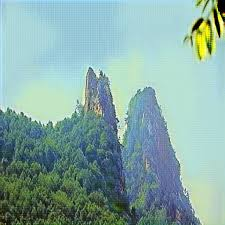
#> input picture Assignment 1/2. Template Matching/hills.jpeg, 225 x 225 px
$ jupyter execute 'Template Matching.ipynb'
#> lines starting #> are read from the running program, lines starting #| are printed output that depends on the picture; after the words box and inside, x2 and y2 are one past the last pixel; in counts of white or black regions, pixels touching at a corner belong together
<h1>Template Matching</h1>
<h2>Question:</h2>
<p>Write a program to find the largest correlation spot in the given image (hills.jpg) using linear filtering- based template matching technique. Draw rectangular bounding box at the detected template (template.png) matched locations. (Use hills.jpeg, template.png images) </p>

[cell 1]
import cv2
import numpy as np
import matplotlib.pyplot as plt

[cell 2]
# Load the images
image = cv2.imread("hills.jpeg")  # Main image
#> image is the input picture: shape (225, 225, 3); mean B, G, R 165.3, 170, 135.4
template = cv2.imread("template.png")  # Template to find
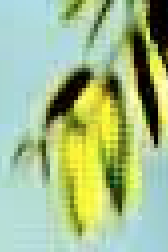
#> input picture Assignment 1/2. Template Matching/template.png, 84 x 126 px (shown 2 times larger)
#> template is the input picture: shape (126, 84, 3); mean B, G, R 140.4, 189.4, 164.4

# Convert to grayscale
gray_image = cv2.cvtColor(image, cv2.COLOR_BGR2GRAY)
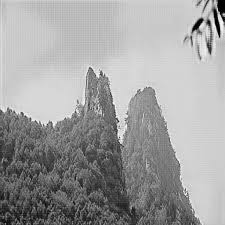
#> gray_image: shape (225, 225); min 0, max 251, mean 159.1
gray_template = cv2.cvtColor(template, cv2.COLOR_BGR2GRAY)
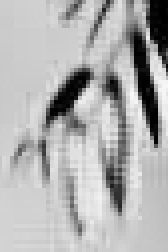
#> gray_template: shape (126, 84) (shown 2 times larger); min 0, max 247, mean 176.3

height, width = gray_template.shape[:2]
#> height = 126; width = 84
scale_factor = 0.5;

gray_template = cv2.resize(gray_template, (int(width * scale_factor),int(height * scale_factor)), interpolation=cv2.INTER_AREA)
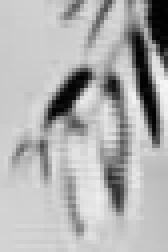
#> gray_template: shape (63, 42) (shown 4 times larger); min 1, max 246, mean 176.6
# Get template dimensions
t_height, t_width = gray_template.shape
#> t_height = 63; t_width = 42

print(gray_image.shape)
#| (225, 225)
print(gray_template.shape)
#| (63, 42)

[cell 3]
# Perform template matching using normalized cross-correlation
result = cv2.matchTemplate(gray_image, gray_template, cv2.TM_CCOEFF_NORMED)
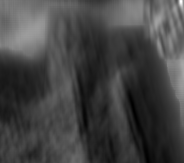
#> result: shape (163, 184) float32; min -0.434, max 0.945, mean -0.0643; drawn with min black and max white

plt.figure(figsize=(255,255))
plt.imshow(result)
plt.title("Detected Template Match")
plt.axis("off")
plt.show()

# Find the maximum correlation location
min_val, max_val, min_loc, max_loc = cv2.minMaxLoc(result)
#> min_val = -0.434; max_val = 0.945; min_loc = (147, 160); max_loc = (181, 1)

print(max_loc)
#| (181, 1)
# Top-left corner of the best match
top_left = max_loc
#> top_left = (181, 1)
bottom_right = (top_left[0] + t_width, top_left[1] + t_height)
#> bottom_right = (223, 64)

# Draw a rectangle around the detected area
cv2.rectangle(image, top_left, bottom_right, (0, 255, 0), 3)
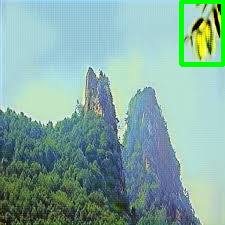
#> image: shape (225, 225, 3); 1.84% of pixels changed, all inside (x1, y1, x2, y2) = (179, 0, 225, 67)

[cell 4]
# Display the result
plt.figure(figsize=(10, 6))
plt.imshow(cv2.cvtColor(image, cv2.COLOR_BGR2RGB))  # Convert BGR to RGB for correct display
plt.title("Detected Template Match")
plt.axis("off")
plt.show()
